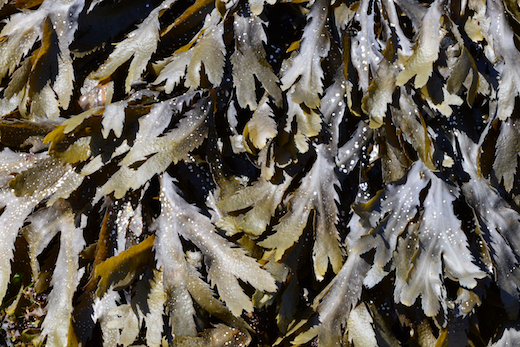
#> input picture Images/Cropped images/Fucus/fucus_22.png, 520 x 347 px; its folder holds only this picture in this run
$ python preprocessing.py
#> lines starting #> are read from the running program, lines starting #| are printed output that depends on the picture
# Task 1: Preprocessing
# Collect a set of images suitable for the tasks below of at least 3 species.
# Write code to preprocess the
# images of plants into a uniform size of your choice, e.g. 1024x1024 pixels.

# The current task is about automated detection of benthic species of plants in the Baltic Sea:
# • Charophyte
# • Fucus
# • Furcellaria lubricalis
# • Mytilus
# • Zostera marina

#https://laji.fi/

import os
import cv2

print(os.getcwd)
reshape_size = (1024,1024)
raw_img_path = 'Images/Cropped images/'
processed_img_path = 'Images/Processed images/'

for folder in os.listdir(raw_img_path):
    folder_path_raw = os.path.join(raw_img_path, folder)
    folder_path_processed = os.path.join(processed_img_path, folder)
    for file in os.listdir(folder_path_raw):
        full_path_raw = os.path.join(folder_path_raw, file)
        print(full_path_raw)
        #print(full_path)
        img = cv2.imread(full_path_raw)
#> img is the input picture: shape (347, 520, 3); mean B, G, R 84, 94.7, 101.2
        # print(img.shape[:2])
        # print(reshape_size)
        if img.shape[:2] != reshape_size:
            img = cv2.resize(img, reshape_size)
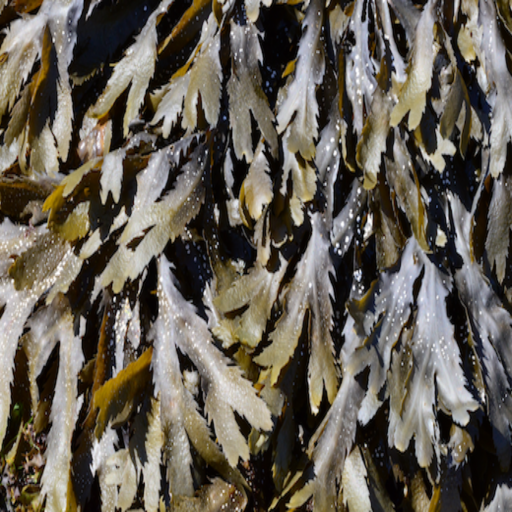
#> img: shape (1024, 1024, 3) (shown at 1/2 size); mean B, G, R 83.9, 94.6, 101.1

        full_path_processed = os.path.join(folder_path_processed, file)
        status = cv2.imwrite(full_path_processed, img)
        if not status:
            raise("Failed writing the image.")
#> pass 2 of the loop `for folder in os.listdir(raw_img_path):`:
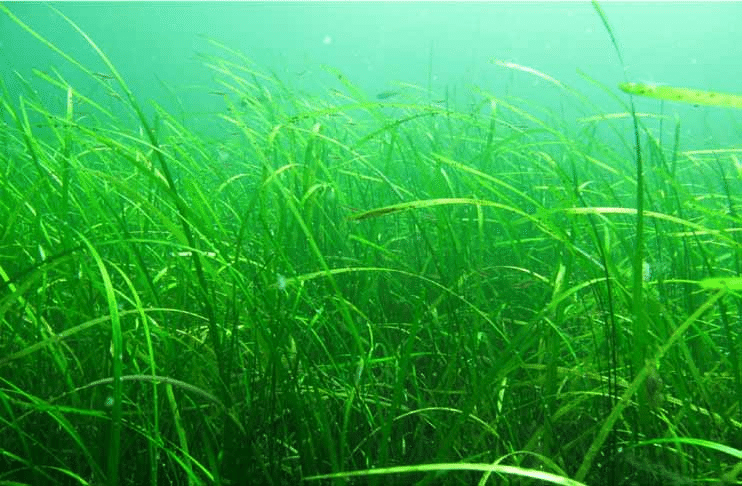
#> input picture Images/Cropped images/Zostera marina/zostera_marina_1.png, 742 x 486 px
#> img is the input picture: shape (486, 742, 3); mean B, G, R 71, 167.8, 54.2
#> `img = cv2.resize(img, reshape_size)`:
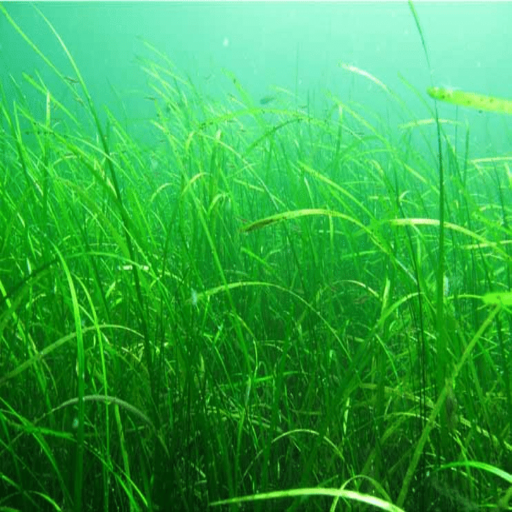
#> img: shape (1024, 1024, 3) (shown at 1/2 size); mean B, G, R 70.9, 167.7, 54.1
